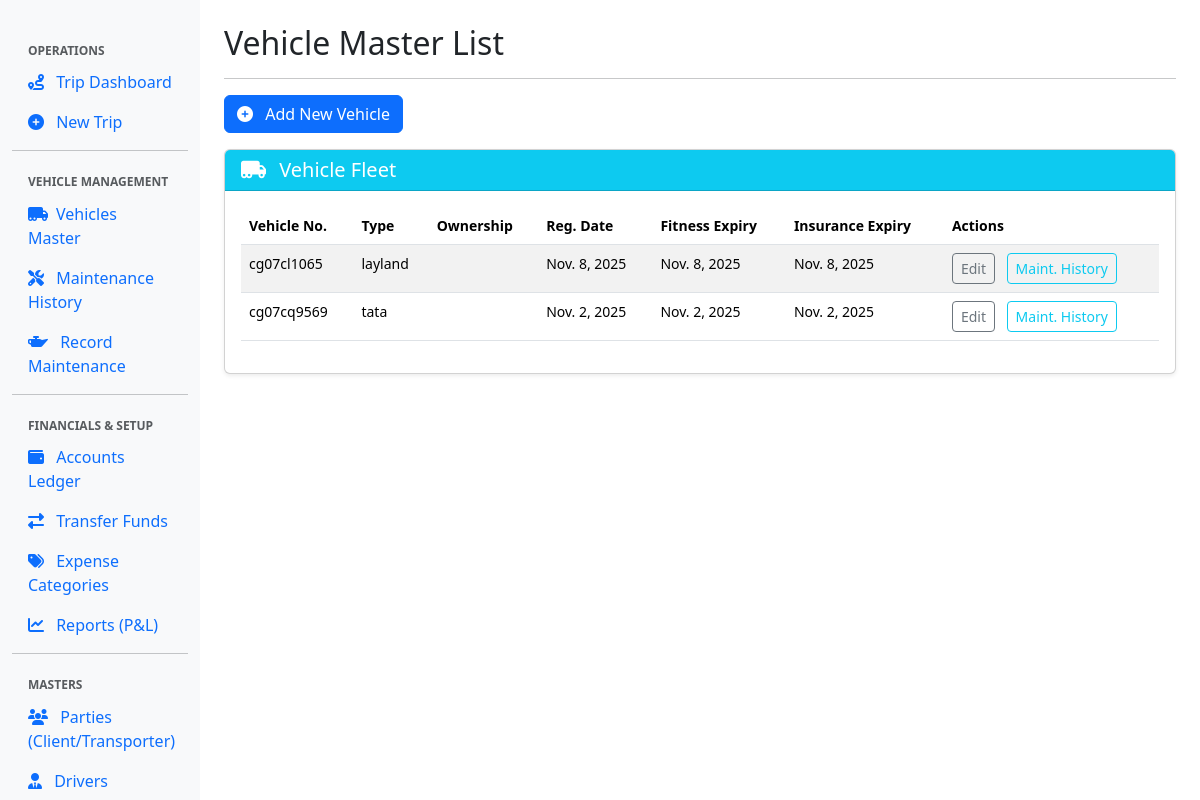
/vehicles/, run on the app's committed database.
### management/models.py (models this page shows, shortened)
class Vehicle(models.Model):
    vehicle_no = models.CharField(
        max_length=15, unique=True, primary_key=True, verbose_name="Vehicle Number"
    )
    vehicle_type = models.CharField(max_length=50)
    ownership = models.CharField(max_length=20, default='Own')
    owner_name = models.CharField(max_length=100, blank=True, null=True)
    hypothecation = models.CharField(max_length=100, blank=True, null=True, verbose_name="Hypothecation Details")
    reg_date = models.DateField(blank=True, null=True, verbose_name="Registration Date")
    fitness_expiry = models.DateField(blank=True, null=True, verbose_name="Fitness Expiry")
    permit_expiry = models.DateField(blank=True, null=True, verbose_name="Permit Expiry")
    insurance_expiry = models.DateField(blank=True, null=True, verbose_name="Insurance Expiry")
    national_permit = models.CharField(max_length=50, blank=True, null=True)
    puc_expiry = models.DateField(blank=True, null=True, verbose_name="PUC Expiry")
    tax_expiry = models.DateField(blank=True, null=True, verbose_name="Tax Expiry")

### management/views.py (the view)
# urls.py: path('vehicles/', views.vehicle_list, name='vehicle_list'), # Used as the main list page
def vehicle_list(request):
    vehicles = Vehicle.objects.all().order_by('vehicle_no')
    context = {'vehicles': vehicles, 'title': 'Vehicle Master List'}
    return render(request, 'management/vehicle_list.html', context)

### management/templates/management/vehicle_list.html
{% extends 'base.html' %}
{% block content %}
<a href="{% url 'vehicle_create' %}" class="btn btn-primary mb-3"><i class="fas fa-plus-circle me-2"></i> Add New Vehicle</a>
<div class="card shadow-sm">
    <div class="card-header bg-info text-white">
        <h5 class="mb-0"><i class="fas fa-truck-moving me-2"></i> Vehicle Fleet</h5>
    </div>
    <div class="card-body">
        {% if vehicles %}
            <div class="table-responsive">
                <table class="table table-striped table-hover small">
                    <thead>
                        <tr>
                            <th>Vehicle No.</th>
                            <th>Type</th>
                            <th>Ownership</th>
                            <th>Reg. Date</th>
                            <th>Fitness Expiry</th>
                            <th>Insurance Expiry</th>
                            <th>Actions</th>
                        </tr>
                    </thead>
                    <tbody>
                        {% for vehicle in vehicles %}
                        <tr>
                            <td>{{ vehicle.vehicle_no }}</td>
                            <td>{{ vehicle.vehicle_type }}</td>
                            <td>{{ vehicle.get_ownership_display }}</td>
                            <td>{{ vehicle.reg_date|default:"-" }}</td>
                            <td class="{% if vehicle.is_fitness_expired %}text-danger fw-bold{% endif %}">{{ vehicle.fitness_expiry|default:"-" }}</td>
                            <td>{{ vehicle.insurance_expiry|default:"-" }}</td>
                            <td>
                                <a href="{% url 'vehicle_update' vehicle.pk %}" class="btn btn-sm btn-outline-secondary me-2">Edit</a>
                                <a href="{% url 'maintenance_expense_list' %}?vehicle={{ vehicle.pk }}" class="btn btn-sm btn-outline-info">Maint. History</a>
                            </td>
                        </tr>
                        {% endfor %}
                    </tbody>
                </table>
            </div>
        {% else %}
            <div class="alert alert-warning">
                No vehicles found. Click "Add New Vehicle" to get started.
            </div>
        {% endif %}
    </div>
</div>
{% endblock content %}

### data on the page
Vehicle: vehicle_no "cg07cl1065", vehicle_type "layland", reg_date "Nov. 8, 2025", fitness_expiry "Nov. 8, 2025", insurance_expiry "Nov. 8, 2025"
Vehicle: vehicle_no "cg07cq9569", vehicle_type "tata", reg_date "Nov. 2, 2025", fitness_expiry "Nov. 2, 2025", insurance_expiry "Nov. 2, 2025"

### other printed values
{{ title|default:"TMS Dashboard" }} "Vehicle Master List"
